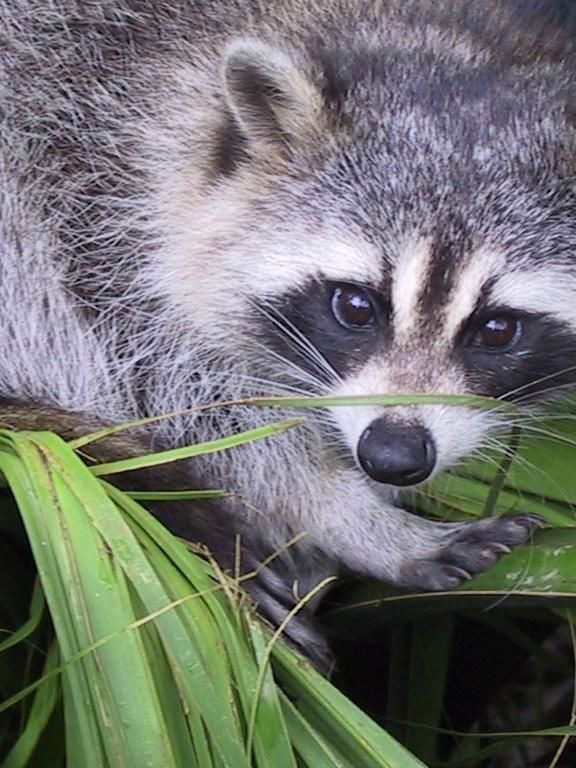
#> input picture scripts/data/vision-photo.jpg, 576 x 768 px
$ python generate_lesson36_visuals.py
#> lines starting #> are read from the running program, lines starting #| are printed output that depends on the picture
"""Deterministic figures for lesson 36: matrices as transformations of space.

The columns of a matrix are the images of the basis; the determinant is signed
area; a circle becomes an ellipse whose semi-axes are the singular values, so the
condition number is the eccentricity of that ellipse. Grounded on the unit square,
a letter F, and a real photograph warped by a matrix. Numbers asserted.
"""

from __future__ import annotations

from pathlib import Path

import matplotlib as mpl
import matplotlib.pyplot as plt
import numpy as np
from matplotlib.patches import Polygon, FancyArrowPatch, Circle
import matplotlib.cbook as cbook

ROOT = Path(__file__).resolve().parents[1]
OUT = ROOT / "public" / "figures" / "lessons" / "36"
SIDE = ROOT / "public" / "figures" / "sidenotes" / "36"

PAPER = "#fffef9"; INK = "#171915"; MUTED = "#6e726a"; FAINT = "#969990"
GRID = "#deddd4"; LINE = "#c9c8be"; BLUE = "#315f8c"; RED = "#b94a3b"
GREEN = "#38735d"; GOLD = "#a57920"; VIOLET = "#6f5a8f"; WASH = "#f5f3ea"

mpl.rcParams.update({
    "font.family": "PT Sans", "font.size": 12, "axes.titlesize": 15,
    "axes.labelsize": 12, "axes.edgecolor": LINE, "axes.labelcolor": MUTED,
    "xtick.color": MUTED, "ytick.color": MUTED, "text.color": INK,
    "figure.facecolor": PAPER, "axes.facecolor": PAPER,
    "savefig.facecolor": PAPER, "savefig.bbox": "tight",
    "savefig.pad_inches": 0.16, "mathtext.fontset": "dejavuserif",
})


def save(fig, path, *, dpi=160):
    path.parent.mkdir(parents=True, exist_ok=True)
    fig.savefig(path, dpi=dpi)
    plt.close(fig)


def draw_grid(ax, A, lim=3, color=LINE, lw=0.7):
    ks = np.arange(-lim, lim + 1)
    ts = np.linspace(-lim, lim, 50)
    for k in ks:
        v = np.array([[k, k], [-lim, lim]])
        w = A @ v
        ax.plot(w[0], w[1], color=color, lw=lw, alpha=0.9, zorder=1)
        h = np.array([[-lim, lim], [k, k]])
        w = A @ h
        ax.plot(w[0], w[1], color=color, lw=lw, alpha=0.9, zorder=1)


def arrow(ax, tip, color, label, base=(0, 0), off=(0.12, 0.12)):
    ax.add_patch(FancyArrowPatch(base, tip, arrowstyle="-|>", mutation_scale=15,
                                 color=color, lw=2.2, zorder=5))
    ax.annotate(label, xy=tip, xytext=(tip[0] + off[0], tip[1] + off[1]),
                color=color, fontsize=12, zorder=6)


# --------------------------------------------- fig 36.1: columns are images of basis
def fig_basis() -> None:
    A = np.array([[2.0, 1.0], [0.0, 1.0]])
    fig, (ax0, ax1) = plt.subplots(1, 2, figsize=(10.2, 5.1))
    for ax in (ax0, ax1):
        ax.set_aspect("equal"); ax.set_xlim(-3.2, 3.8); ax.set_ylim(-3.2, 3.8)
        ax.axhline(0, color=GRID, lw=0.8); ax.axvline(0, color=GRID, lw=0.8)
        ax.set_xticks([]); ax.set_yticks([])
    # left: original
    draw_grid(ax0, np.eye(2), color=GRID)
    ax0.add_patch(Polygon([[0, 0], [1, 0], [1, 1], [0, 1]], closed=True, fc=BLUE, ec=BLUE, alpha=0.14, zorder=2))
    arrow(ax0, (1, 0), RED, "$e_1$"); arrow(ax0, (0, 1), BLUE, "$e_2$")
    arrow(ax0, (1, 1), GREEN, "$x=e_1+e_2$", off=(0.1, 0.15))
    ax0.set_title("до преобразования")
    # right: transformed
    draw_grid(ax1, A, color=LINE)
    a1 = A @ np.array([1, 0]); a2 = A @ np.array([0, 1]); ax_ = A @ np.array([1, 1])
    ax1.add_patch(Polygon([[0, 0], a1, a1 + a2, a2], closed=True, fc=GREEN, ec=GREEN, alpha=0.14, zorder=2))
    arrow(ax1, a1, RED, "$Ae_1=(2,0)$", off=(-0.2, -0.42))
    arrow(ax1, a2, BLUE, "$Ae_2=(1,1)$", off=(0.12, 0.12))
    arrow(ax1, ax_, GREEN, "$Ax=(3,1)$", off=(0.1, 0.16))
    ax1.set_title("после A с колонками (2,0) и (1,1)")
    assert np.allclose(ax_, [3, 1])
    fig.suptitle("Столбцы матрицы — это образы базисных векторов", y=1.02, fontsize=14)
    fig.tight_layout()
    save(fig, OUT / "basis.png")
    print("basis drawn, Ax =", ax_)


# --------------------------------------------- fig 36.2: determinant = signed area
def fig_determinant() -> None:
    mats = [
        (np.array([[2.0, 0.0], [0.0, 1.0]]), "$\\det=2$", "площадь ×2"),
        (np.array([[0.0, 1.0], [1.0, 0.0]]), "$\\det=-1$", "зеркало, площадь ×1"),
        (np.array([[1.0, 1.0], [1.0, 1.02]]), "$\\det=0{,}02$", "почти в линию"),
    ]
    fig, axes = plt.subplots(1, 3, figsize=(11.0, 4.0))
    sq = np.array([[0, 0], [1, 0], [1, 1], [0, 1]], float)
    for ax, (A, tit, note) in zip(axes, mats):
        ax.set_aspect("equal"); ax.set_xticks([]); ax.set_yticks([])
        ax.axhline(0, color=GRID, lw=0.8); ax.axvline(0, color=GRID, lw=0.8)
        img = (A @ sq.T).T
        det = np.linalg.det(A)
        col = GREEN if det > 0 else RED
        ax.add_patch(Polygon([[0, 0], [1, 0], [1, 1], [0, 1]], closed=True, fc=GRID, ec=LINE, alpha=0.4, zorder=1))
        ax.add_patch(Polygon(img, closed=True, fc=col, ec=col, alpha=0.22, zorder=2))
        # vertex order arrows (orientation)
        for i in range(4):
            p, q = img[i], img[(i + 1) % 4]
            ax.add_patch(FancyArrowPatch(p, q, arrowstyle="-|>", mutation_scale=10, color=col, lw=1.4, zorder=4))
        lim = 2.6
        ax.set_xlim(-0.6, lim); ax.set_ylim(-0.6, lim)
        ax.set_title(tit, fontsize=13)
        ax.text(0.5, -0.45, note, ha="center", fontsize=10, color=MUTED)
        assert abs(abs(det) - abs(np.linalg.det(A))) < 1e-9
    fig.suptitle("Определитель — ориентированная площадь единичного квадрата", y=1.03, fontsize=14)
    fig.tight_layout()
    save(fig, OUT / "determinant.png")
    print("determinant drawn")


# --------------------------------------------- fig 36.3: circle -> ellipse, singular values
def fig_singular() -> None:
    A = np.array([[2.0, 1.0], [0.0, 1.0]])
    U, s, Vt = np.linalg.svd(A)
    kappa = s[0] / s[1]
    print(f"singular values {s.round(3)}, kappa {kappa:.3f}")
    assert abs(s[0] - 2.288) < 0.01 and abs(s[1] - 0.874) < 0.01
    th = np.linspace(0, 2 * np.pi, 200)
    circ = np.array([np.cos(th), np.sin(th)])
    ell = A @ circ
    fig, ax = plt.subplots(figsize=(7.6, 6.2))
    ax.set_aspect("equal")
    ax.plot(circ[0], circ[1], color=LINE, lw=1.6, ls=(0, (4, 3)), label="единичная окружность")
    ax.plot(ell[0], ell[1], color=BLUE, lw=2.4, label="её образ — эллипс")
    # semi-axes = singular directions * singular values
    for i, col in enumerate([RED, GREEN]):
        d = U[:, i] * s[i]
        ax.add_patch(FancyArrowPatch((0, 0), d, arrowstyle="-|>", mutation_scale=16, color=col, lw=2.4, zorder=5))
    ax.annotate(f"$\\sigma_1={s[0]:.2f}$", xy=U[:, 0] * s[0], xytext=(U[0, 0] * s[0] + 0.1, U[1, 0] * s[0] + 0.2), color=RED, fontsize=12)
    ax.annotate(f"$\\sigma_2={s[1]:.2f}$", xy=U[:, 1] * s[1], xytext=(U[0, 1] * s[1] - 1.2, U[1, 1] * s[1] + 0.15), color=GREEN, fontsize=12)
    ax.axhline(0, color=GRID, lw=0.8); ax.axvline(0, color=GRID, lw=0.8)
    ax.set_xlim(-2.8, 2.8); ax.set_ylim(-2.4, 2.4)
    ax.set_xticks([]); ax.set_yticks([])
    ax.legend(loc="lower right", frameon=False, fontsize=10)
    ax.set_title(f"Окружность становится эллипсом: полуоси равны $\\sigma_1,\\sigma_2$, а $\\kappa={kappa:.2f}$")
    save(fig, OUT / "singular.png")
#> call 3 of save, with dpi = 160
#> in save (call 3), `fig.savefig(path, dpi=dpi)`:
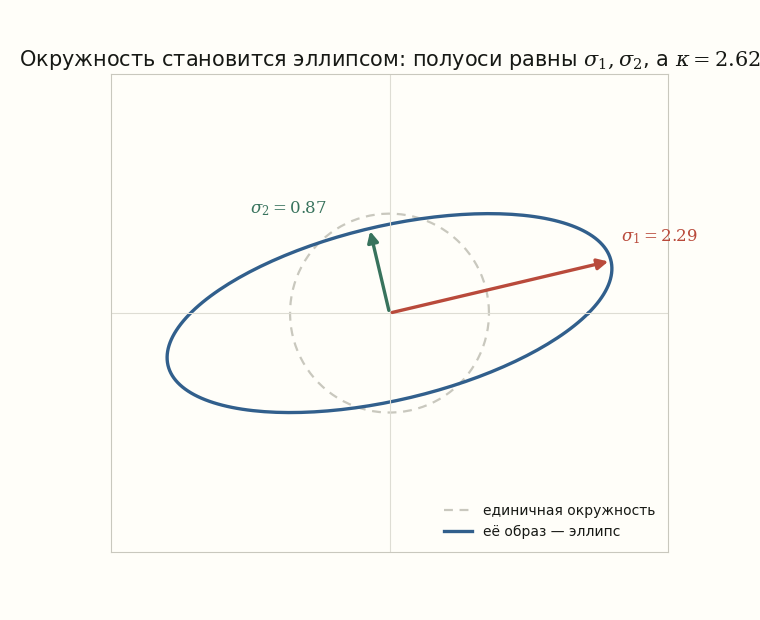
#> figure drawn by matplotlib, 1 panel


# --------------------------------------------- margin: AB != BA on letter F
def side_compose() -> None:
    F = np.array([[0, 0], [0, 3], [2, 3], [2, 2.3], [0.7, 2.3], [0.7, 1.7],
                  [1.6, 1.7], [1.6, 1.0], [0.7, 1.0], [0.7, 0], [0, 0]], float).T
    F = F - F.mean(1, keepdims=True)
    R = np.array([[np.cos(0.6), -np.sin(0.6)], [np.sin(0.6), np.cos(0.6)]])
    S = np.array([[1.8, 0.0], [0.0, 0.7]])
    fig, (a0, a1) = plt.subplots(1, 2, figsize=(4.2, 2.4))
    for ax, M, tit in [(a0, R @ S, "$RS$: сжать, потом повернуть"), (a1, S @ R, "$SR$: повернуть, потом сжать")]:
        ax.set_aspect("equal"); ax.set_xticks([]); ax.set_yticks([])
        ax.add_patch(Polygon(F.T, closed=True, fc=GRID, ec=LINE, alpha=0.5))
        G = M @ F
        ax.add_patch(Polygon(G.T, closed=True, fc=BLUE, ec=BLUE, alpha=0.3))
        ax.set_xlim(-3, 3); ax.set_ylim(-3, 3)
        ax.set_title(tit, fontsize=8.5)
    fig.suptitle("порядок важен: $AB\\neq BA$", y=1.04, fontsize=10)
    fig.tight_layout()
    save(fig, SIDE / "compose.png")
#> call 4 of save, with dpi = 160
#> in save (call 4), `fig.savefig(path, dpi=dpi)`:
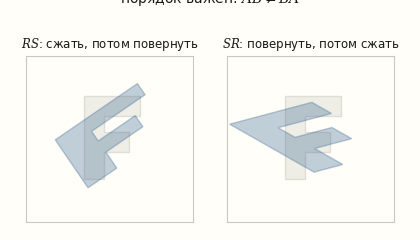
#> figure drawn by matplotlib, 2 panels


# --------------------------------------------- margin: eigenvectors keep direction
def side_eigen() -> None:
    A = np.array([[2.0, 1.0], [0.0, 1.0]])
    w, V = np.linalg.eig(A)
    fig, ax = plt.subplots(figsize=(4.0, 2.8))
    ax.set_aspect("equal"); ax.set_xticks([]); ax.set_yticks([])
    draw_grid(ax, A, lim=2, color=LINE, lw=0.6)
    ax.axhline(0, color=GRID, lw=0.8); ax.axvline(0, color=GRID, lw=0.8)
    for i, col in enumerate([RED, GREEN]):
        v = V[:, i].real; v = v / np.linalg.norm(v) * 2.4
        ax.plot([-v[0], v[0]], [-v[1], v[1]], color=col, lw=2.0)
        ax.annotate(f"$\\lambda={w[i].real:.0f}$", xy=v * 0.7, color=col, fontsize=10)
    ax.set_xlim(-2.6, 2.6); ax.set_ylim(-2.6, 2.6)
    ax.set_title("собственные прямые не поворачиваются", fontsize=9.5)
    save(fig, SIDE / "eigen.png")
#> in save (call 5), `fig.savefig(path, dpi=dpi)`:
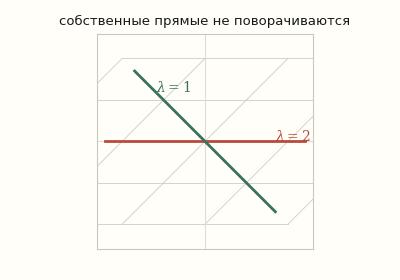
#> figure drawn by matplotlib, 1 panel
    print("eigen: values", w.real.round(2))


# --------------------------------------------- margin: real photo warp (inverse gather vs forward scatter)
def side_warp() -> None:
    with open(Path(__file__).resolve().parent / "data" / "vision-photo.jpg", "rb") as f:
        img = plt.imread(f)
#> img is the input picture: shape (768, 576, 3); mean R, G, B 114.6, 116.5, 112.9
    g = img[..., :3].mean(2)[::6, ::6] / 255.0  # downsample grayscale
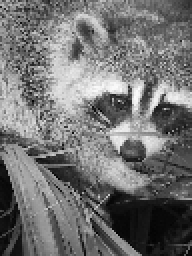
#> g: shape (128, 96) float64 (shown 2 times larger); min 0.00784, max 0.988, mean 0.45
    h, w = g.shape
#> h = 128; w = 96
    ang = 0.5
    A = np.array([[np.cos(ang), -np.sin(ang)], [np.sin(ang), np.cos(ang)]])
    cy, cx = (h - 1) / 2, (w - 1) / 2
#> cy = 63.5; cx = 47.5
    # inverse gather (clean)
    out = np.zeros_like(g)
    ys, xs = np.mgrid[0:h, 0:w]
    coords = np.stack([xs - cx, ys - cy]).reshape(2, -1)
    src = np.linalg.inv(A) @ coords
    sx = np.rint(src[0] + cx).astype(int); sy = np.rint(src[1] + cy).astype(int)
    m = (sx >= 0) & (sx < w) & (sy >= 0) & (sy < h)
    flat = out.reshape(-1)
#> flat = 12288 values from 0 to 0
    flat[m] = g[sy[m], sx[m]]
    gather = flat.reshape(h, w)
    # forward scatter (holes)
    scat = np.full_like(g, -1.0)
    dst = A @ np.stack([xs - cx, ys - cy]).reshape(2, -1)
    dx = np.rint(dst[0] + cx).astype(int); dy = np.rint(dst[1] + cy).astype(int)
    m2 = (dx >= 0) & (dx < w) & (dy >= 0) & (dy < h)
    scat[dy[m2], dx[m2]] = g.reshape(-1)[m2]
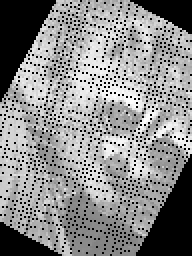
#> scat: shape (128, 96) float64 (shown 2 times larger); min -1, max 0.988, mean 0.0798; drawn with min black and max white
    holes = float((scat < 0).mean())
#> holes = 0.267
    scat_show = np.where(scat < 0, 0.5, scat)
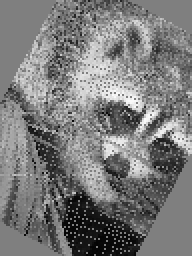
#> scat_show: shape (128, 96) float64 (shown 2 times larger); min 0.00784, max 0.988, mean 0.481
    print(f"warp: forward-scatter holes {holes:.2%}")
#| warp: forward-scatter holes 26.74%
    fig, axes = plt.subplots(1, 3, figsize=(4.4, 1.9))
    for ax, im, t in [(axes[0], g, "оригинал"), (axes[1], gather, "обратный проход"), (axes[2], scat_show, "прямой проход")]:
        ax.imshow(im, cmap="gray", vmin=0, vmax=1); ax.set_title(t, fontsize=8); ax.axis("off")
#> this loop made 3 passes
#> t on passes 1 to 3: 'оригинал', 'обратный проход', 'прямой проход'
    fig.suptitle("поворот фото: обратный проход без дыр", y=1.06, fontsize=9)
    fig.tight_layout()
    save(fig, SIDE / "warp.png")
#> in save (call 6), `fig.savefig(path, dpi=dpi)`:
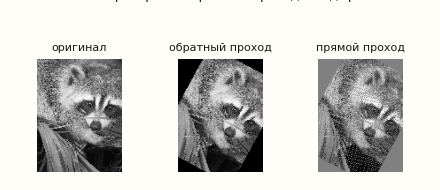
#> figure drawn by matplotlib, 3 panels


fig_basis()
fig_determinant()
fig_singular()
side_compose()
side_eigen()
side_warp()
print("lesson 36 figures written")
